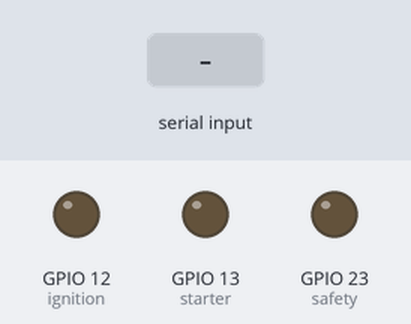
Simulated run of this program. Board: ESP32. On the bench: output pins drawn as LEDs (lit = HIGH). Inputs (shaded band) come from the test bench. Nothing arrives over Bluetooth unless stated; what the program prints to the serial monitor is not drawn.

Above: at 1.2 s.
1.3 s: "X" received over the second serial link
At 2.0 s:
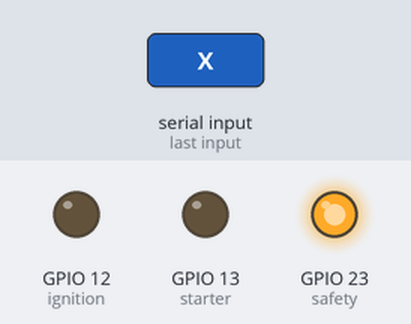
2.8 s: "W" received over the second serial link
At 3.1 s:
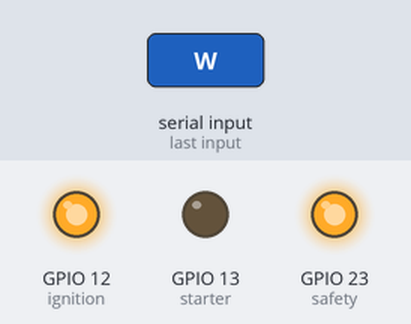
4.3 s: "x" received over the second serial link
At 5.5 s:
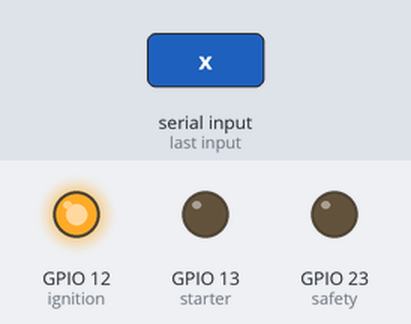
5.8 s: "F" received over the second serial link
At 6.3 s:
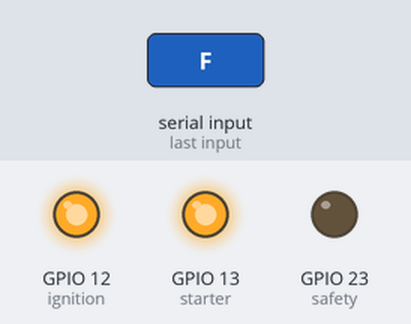
Timing chart, 0 to 8.8 s (numbered marks = the images above; inputs shaded):
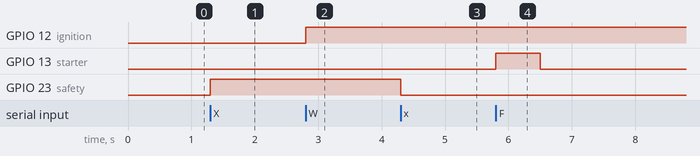

The program:

main.cpp
```cpp
#include <Arduino.h>
#include "BluetoothSerial.h"

//Next check if bluetooth is properly enabled by the board

#if !defined(CONFIG_BT_ENABLED) || !defined(CONFIG_BLUEDROID_ENABLED)
#error Bluetooth is not enabled! Please run "make menuconfig" to and enable it
#endif

//create an instance of bluetooth seial
BluetoothSerial SerialBT;

#define ignition 12
#define starter 13
#define safety 23

unsigned long last_start=0;
const unsigned long cooldown=2000;

void triggerStarter(unsigned int duration);


void setup() {
Serial.begin(115200);
SerialBT.begin("ESP32 Bluetooth");
Serial.println("The device started, now you can pair it with bluetooth!");

pinMode(ignition,OUTPUT);
pinMode(starter,OUTPUT);
pinMode(safety, OUTPUT);

digitalWrite(safety,LOW);

}

void loop() {

  if (SerialBT.available()) {
    char data=SerialBT.read();


    if(data>=32 && data<=126){
      Serial.write(data); // this is for the serial monitor
    }


    switch(data){
      case 'X':
        digitalWrite(safety,HIGH);
        break;

      case 'x':
        digitalWrite(safety,LOW);
        break;

      case 'W':
        digitalWrite(ignition,HIGH);
        break;

      case 'w':
        digitalWrite(ignition,LOW);
        break;

      case 'F':
        triggerStarter(700);
        break;

        case 'B':
        triggerStarter(900);
        break;

        case 'L':
        triggerStarter(1100);
        break;

        case 'R':
        triggerStarter(1300);
        break;
    }
  }
  delay(2);
}


void triggerStarter(unsigned int duration){
  if(digitalRead(safety)==LOW){
    unsigned long current_time=millis();
    if(current_time-last_start>=cooldown){
        digitalWrite(starter,HIGH);
        delay(duration);
        digitalWrite(starter,LOW);
        last_start=millis();
        delay(1000);
    }
  }
}
```

Measured:
- after the input at 1.3 s, GPIO 23 (safety): LOW → HIGH at once
- after the input at 2.8 s, GPIO 12 (ignition): LOW → HIGH at once
- after the input at 4.3 s, GPIO 23 (safety): HIGH → LOW at once
- after the input at 5.8 s, GPIO 13 (starter): LOW → HIGH at once, → LOW 0.70 s later
